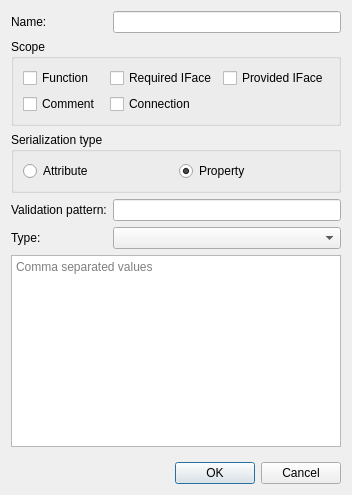
<?xml version="1.0" encoding="UTF-8"?>
<ui version="4.0">
 <class>AddPropertyTemplateDialog</class>
 <widget class="QDialog" name="AddPropertyTemplateDialog">
  <property name="geometry">
   <rect>
    <x>0</x>
    <y>0</y>
    <width>352</width>
    <height>495</height>
   </rect>
  </property>
  <property name="windowTitle">
   <string>New Common Property</string>
  </property>
  <layout class="QFormLayout" name="formLayout">
   <item row="0" column="0">
    <widget class="QLabel" name="label">
     <property name="text">
      <string>Name:</string>
     </property>
    </widget>
   </item>
   <item row="0" column="1">
    <widget class="QLineEdit" name="leName"/>
   </item>
   <item row="2" column="0" colspan="2">
    <widget class="QGroupBox" name="gbScope">
     <property name="title">
      <string>Scope</string>
     </property>
     <layout class="QGridLayout" name="gridLayout">
      <item row="0" column="2">
       <widget class="QCheckBox" name="cbProvIface">
        <property name="text">
         <string>Provided IFace</string>
        </property>
       </widget>
      </item>
      <item row="0" column="1">
       <widget class="QCheckBox" name="cbReqIface">
        <property name="text">
         <string>Required IFace</string>
        </property>
       </widget>
      </item>
      <item row="0" column="0">
       <widget class="QCheckBox" name="cbFunction">
        <property name="text">
         <string>Function</string>
        </property>
       </widget>
      </item>
      <item row="1" column="0">
       <widget class="QCheckBox" name="cbComment">
        <property name="text">
         <string>Comment</string>
        </property>
       </widget>
      </item>
      <item row="1" column="1">
       <widget class="QCheckBox" name="cbConnection">
        <property name="text">
         <string>Connection</string>
        </property>
       </widget>
      </item>
     </layout>
    </widget>
   </item>
   <item row="7" column="0">
    <widget class="QLabel" name="label_2">
     <property name="text">
      <string>Type:</string>
     </property>
    </widget>
   </item>
   <item row="7" column="1">
    <layout class="QHBoxLayout" name="horizontalLayout_2">
     <item>
      <widget class="QComboBox" name="comboTypes"/>
     </item>
    </layout>
   </item>
   <item row="9" column="0" colspan="2">
    <widget class="QPlainTextEdit" name="teValues">
     <property name="placeholderText">
      <string>Comma separated values</string>
     </property>
    </widget>
   </item>
   <item row="11" column="0">
    <spacer name="verticalSpacer_2">
     <property name="orientation">
      <enum>Qt::Vertical</enum>
     </property>
     <property name="sizeHint" stdset="0">
      <size>
       <width>14</width>
       <height>0</height>
      </size>
     </property>
    </spacer>
   </item>
   <item row="12" column="1">
    <widget class="QDialogButtonBox" name="buttonBox">
     <property name="orientation">
      <enum>Qt::Horizontal</enum>
     </property>
     <property name="standardButtons">
      <set>QDialogButtonBox::Cancel|QDialogButtonBox::Ok</set>
     </property>
    </widget>
   </item>
   <item row="6" column="0">
    <widget class="QLabel" name="label_3">
     <property name="text">
      <string>Validation pattern:</string>
     </property>
    </widget>
   </item>
   <item row="6" column="1">
    <widget class="QLineEdit" name="leValidationPattern"/>
   </item>
   <item row="5" column="0" colspan="2">
    <widget class="QGroupBox" name="groupBox">
     <property name="title">
      <string>Serialization type</string>
     </property>
     <layout class="QHBoxLayout" name="horizontalLayout_3">
      <item>
       <widget class="QRadioButton" name="rbAttribute">
        <property name="text">
         <string>Attribute</string>
        </property>
       </widget>
      </item>
      <item>
       <widget class="QRadioButton" name="rbProperty">
        <property name="text">
         <string>Property</string>
        </property>
        <property name="checked">
         <bool>true</bool>
        </property>
       </widget>
      </item>
     </layout>
    </widget>
   </item>
  </layout>
 </widget>
 <resources/>
 <connections>
  <connection>
   <sender>buttonBox</sender>
   <signal>accepted()</signal>
   <receiver>AddPropertyTemplateDialog</receiver>
   <slot>accept()</slot>
   <hints>
    <hint type="sourcelabel">
     <x>248</x>
     <y>254</y>
    </hint>
    <hint type="destinationlabel">
     <x>157</x>
     <y>274</y>
    </hint>
   </hints>
  </connection>
  <connection>
   <sender>buttonBox</sender>
   <signal>rejected()</signal>
   <receiver>AddPropertyTemplateDialog</receiver>
   <slot>reject()</slot>
   <hints>
    <hint type="sourcelabel">
     <x>316</x>
     <y>260</y>
    </hint>
    <hint type="destinationlabel">
     <x>286</x>
     <y>274</y>
    </hint>
   </hints>
  </connection>
 </connections>
</ui>
